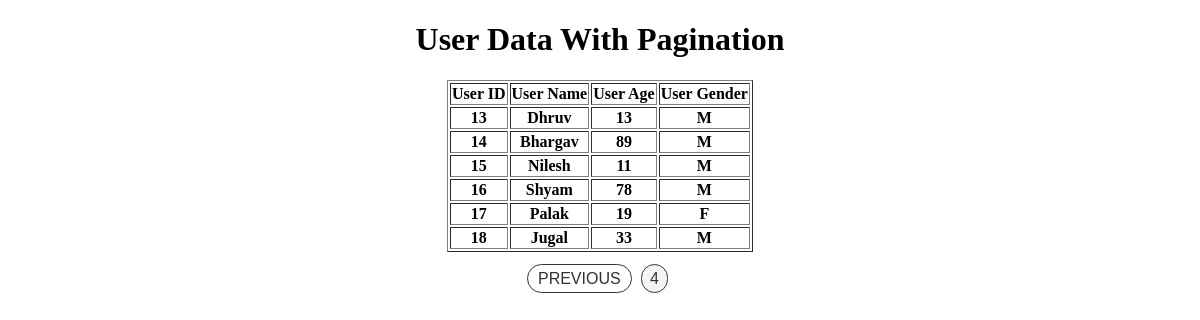
Page /data/?page=4 on the committed database.
### p1/models.py (models this page shows)
class User(models.Model):
    u_id = models.AutoField(primary_key=True)
    u_name = models.CharField(max_length=100)
    u_age = models.IntegerField()
    u_gender = models.CharField(max_length=10)
    class Meta:
        db_table = "User"

### p1/views.py (the view)
# urls.py: path('data/', views.User_Data),
def User_Data(request):
    all_user = User.objects.all()
    paginator = Paginator(all_user, 4, orphans=2)
    page_number = request.GET.get('page')
    page_obj = paginator.get_page(page_number)
    return render(request, 'index.html', {'page_obj': page_obj})

### p1/template/index.html (shortened to what this page needs)
<!DOCTYPE html>
<html lang="en">
<head>
</head>
<body align="center">
    <div>
        <h1>User Data With Pagination</h1>
    </div>
    <div align="center">
        <table border="1">
            <tr>
                <th>User ID</th>
                <th>User Name</th>
                <th>User Age</th>
                <th>User Gender</th>
            </tr>
            {% for data in page_obj %}
            <tr>
                <th>{{data.u_id}}</th>
                <th>{{data.u_name}}</th>
                <th>{{data.u_age}}</th>
                <th>{{data.u_gender}}</th>
            </tr>
            {% endfor %}
        </table>
        <br>
        <div class="paginator">
            <span>
                {% if page_obj.has_previous %}
                <a href="?page={{page_obj.previous_page_number}}">PREVIOUS</a>
                {% endif %}
                <span class="current-page">
                    {{ page_obj.number }}
                </span>
            </span>
        </div>
    </div>
</body>
</html>

### p1/template/index.html (style rules this page uses)
.paginator { display: flex; justify-content: center; align-items: center; font-family: Arial, sans-serif; }
.paginator span { margin: 0 5px; }
.paginator a { text-decoration: none; padding: 5px 10px; border: 1px solid #333; border-radius: 50px; color: #333; }
.paginator .current-page { padding: 5px 8px; border: 1px solid #333; border-radius: 50px; background-color: #f5f5f5; color: #333; }

### rows in the picture
User: u_id "13", u_name "Dhruv", u_age "13", u_gender "M"
User: u_id "14", u_name "Bhargav", u_age "89", u_gender "M"
User: u_id "15", u_name "Nilesh", u_age "11", u_gender "M"
User: u_id "16", u_name "Shyam", u_age "78", u_gender "M"
User: u_id "17", u_name "Palak", u_age "19", u_gender "F"
User: u_id "18", u_name "Jugal", u_age "33", u_gender "M"

### other values in the picture
{{ page_obj.number }} "4"
